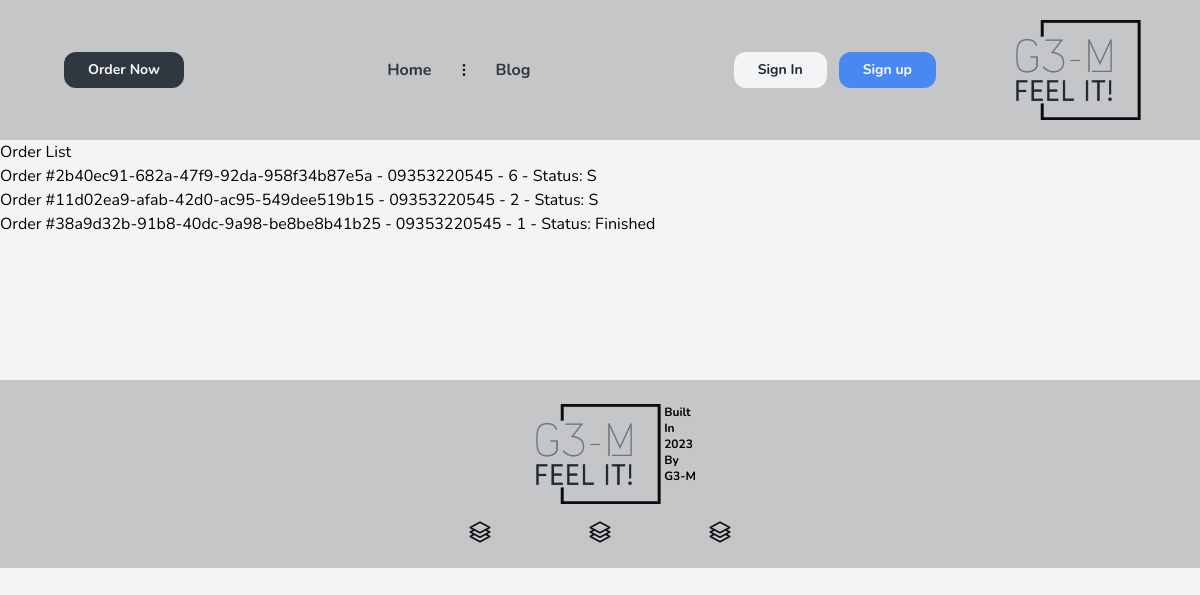
Page /orders/orders/ on the earlier database version.
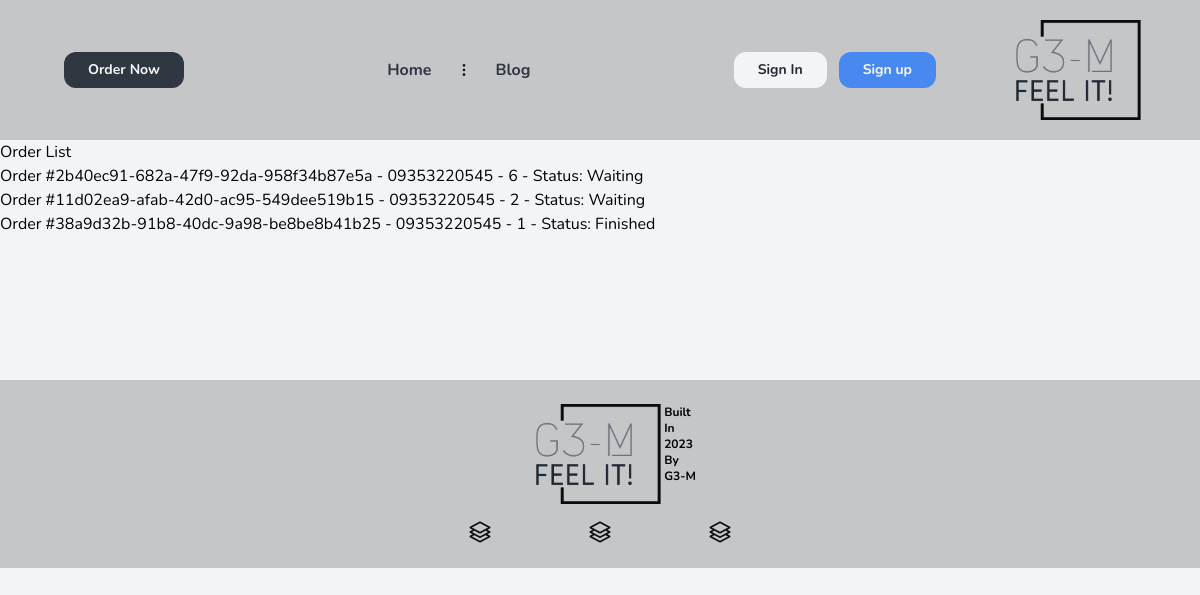
Same page on the later database version.
### order/models.py (models this page shows, shortened)
class Order(BaseModel):
    status_fields = [("W", "Waiting"),
                     ("P", "Preparation"),
                     ("T", "Transmission"),
                     ("F", "Finished")]
    customer_phone = models.CharField(max_length=100, blank=True, null=True)
    id = models.UUIDField(primary_key=True, default=uuid.uuid4)
    status = models.CharField(max_length=1, choices=status_fields, default='W')
    table = models.ForeignKey(Table, on_delete=models.SET_NULL, null=True)
    class Meta:
        ordering = ['-created_at']
        indexes = [
            models.Index(fields=['-created_at']),
        ]
    def __str__(self):
        return f"Order #{self.id} - {self.customer_phone} - {self.table}"

### tables/models.py (models this page shows)
class Table(BaseModel):
    status_fields = [("R", "Reserved"), ("E", "Empty"), ("F", "Full"), ("T", "TakeAway")]
    number = models.PositiveIntegerField()
    status = models.CharField(max_length=1, choices=status_fields, default='E')
    def __str__(self) -> str:
        return f'{self.number}'

### order/views.py (the view)
# urls.py: path('orders/', views.OrderListView.as_view(), name='list-order'),
class OrderListView(ListView):
    model = Order
    template_name = 'Order_ListOrder.html'
    context_object_name = 'orders'
    ordering = ['-created_at']

### core/models.py (called while the page is built)
    def get_queryset(self):
        return super().get_queryset().filter(deleted_at__isnull=True)

### templates/Order_ListOrder.html (shortened to what this page needs)
{% extends "base.html" %}
{% block content %}
    <h1>Order List</h1>
    <ul>
        {% for order in orders %}
            <li>{{ order }} - Status: {{ order.get_status_display }}</li>
        {% endfor %}
    </ul>
{% endblock %}

Differences in the rows shown:
changed Order "Order #2b40ec91-682a-47f9-92da-958f34b87e5a - 09353220545 - 6": status "S" → "Waiting"
changed Order "Order #11d02ea9-afab-42d0-ac95-549dee519b15 - 09353220545 - 2": status "S" → "Waiting"
